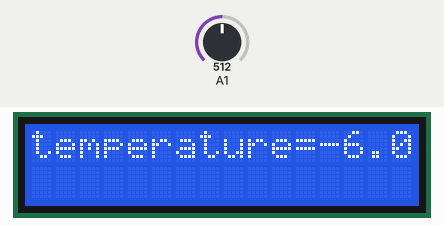
Bench run of a sketch on a simulated Arduino Uno, built with avr-gcc and run on an emulated ATmega328P. Parts: 16×2 character LCD. The inputs (shaded band) are chosen by the test bench; at power-on: A1 = 512.

Above: at 1.2 s.
1.3 s: A1 set to 716
At 2.8 s:
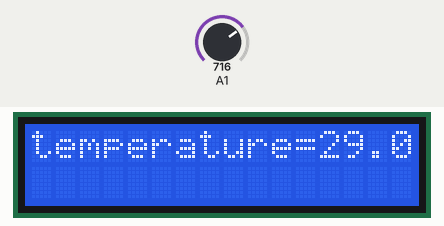
3.5 s: A1 set to 900
At 4.6 s:
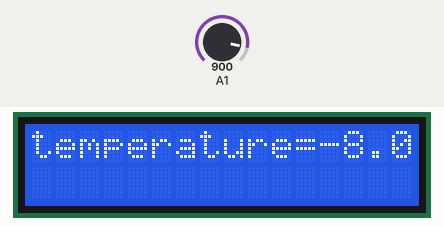
5.5 s: A1 set to 1023
At 7.5 s:
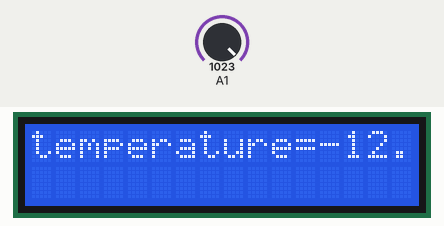
Timing chart, 0 to 9.0 s (numbered marks = the images above; inputs shaded):
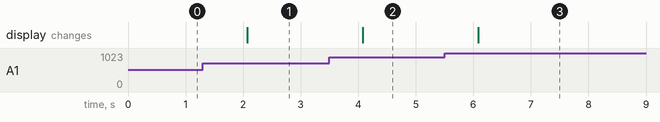

Measured:
- after the input at 1.3 s, the display: changes after 0.77 s (image 1)
- after the input at 3.5 s, the display: changes after 0.58 s (image 2)
- after the input at 5.5 s, the display: changes after 0.58 s (image 3)

The sketch:

TEMPERATURE.ino
```cpp
#include<LiquidCrystal.h>
LiquidCrystal lcd(7,8,9,10,11,12);
float temp;
void setup() {

lcd.begin(16,2);
pinMode(A1,INPUT);
}

void loop() {
  int value=analogRead(A1);

 temp=  (value*500)/1023;
lcd.setCursor(0,0);
lcd.print("temperature=");
lcd.print(temp);
delay(1000);


}
```
